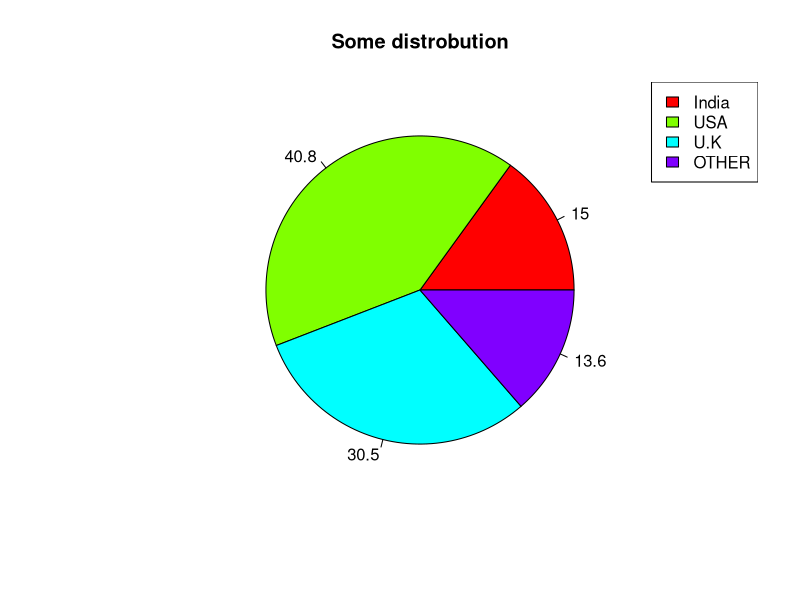

Generate this figure with R:
pivalues <- c(32, 87, 65, 29)
pipercent <- round(100 * pivalues / sum(pivalues), 1)

pie(
  pivalues,
  labels=pipercent,
  col=rainbow(length(pivalues)),
  main="Some distrobution"
)

pilabels <- c("India", "USA", "U.K", "OTHER")
legend(
  "topright",
  pilabels,
  cex=1.0,
  fill=rainbow(length(pivalues))
)
